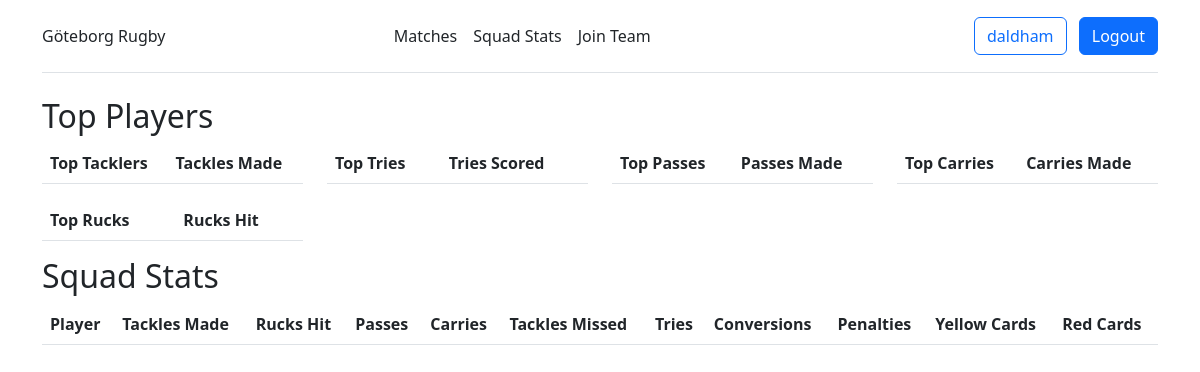
/squad/ (signed in), run on an earlier commit of the app's database.
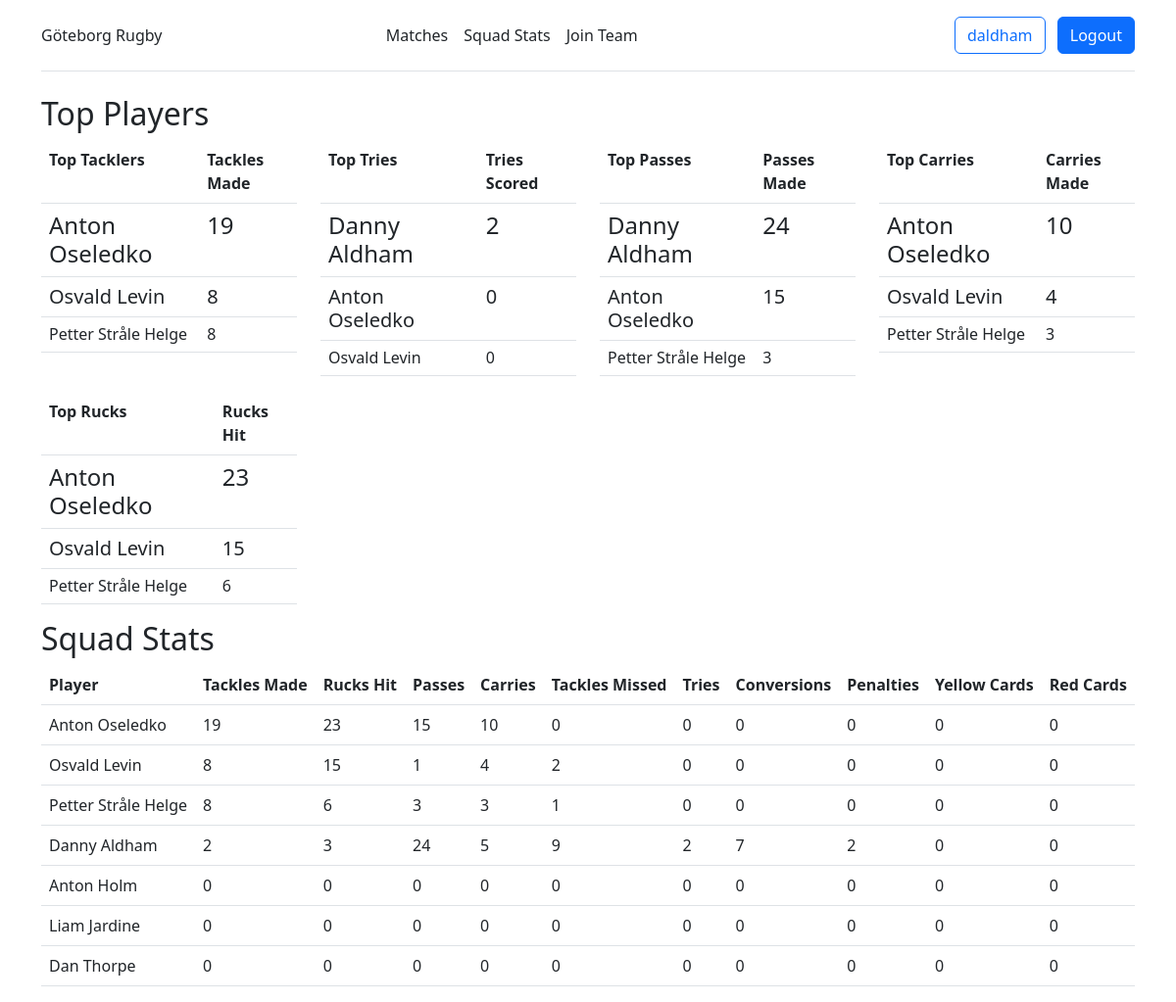
And on a later commit of the database.
### stats/models.py (models this page shows, shortened)
class Player(models.Model):
    first_name = models.CharField(max_length=30)
    last_name = models.CharField(max_length=30)
    position = models.ManyToManyField(Position)
    team = models.ForeignKey(Team, on_delete=models.CASCADE, null=True, blank=True)
    def full_name(self):
        return self.first_name + " " + self.last_name

### stats/views.py (the view)
# urls.py: path('squad/', views.squad_stats, name='squad'),
def squad_stats(request):
    user_team = request.user.team
    players = Player.objects.filter(team=user_team)
    stats = PlayerStatistic.objects.filter(player__in=players)
    squad_stats = {}
    for player in players:
        player_stats = stats.filter(player=player)
        squad_stats[player] = {
            'tackles_made': player_stats.aggregate(Sum('tackles_made'))['tackles_made__sum'] or 0,
            'rucks_hit': player_stats.aggregate(Sum('rucks_hit'))['rucks_hit__sum'] or 0,
            'passes': player_stats.aggregate(Sum('passes'))['passes__sum'] or 0,
            'carries': player_stats.aggregate(Sum('carries'))['carries__sum'] or 0,
            'tackles_missed': player_stats.aggregate(Sum('tackles_missed'))['tackles_missed__sum'] or 0,
            'tries': player_stats.aggregate(Sum('tries'))['tries__sum'] or 0,
            'conversions': player_stats.aggregate(Sum('conversions'))['conversions__sum'] or 0,
            'penalties': player_stats.aggregate(Sum('penalties'))['penalties__sum'] or 0,
            'yellow_cards': player_stats.aggregate(Sum('yellow_cards'))['yellow_cards__sum'] or 0,
            'red_cards': player_stats.aggregate(Sum('red_cards'))['red_cards__sum'] or 0,
        }
    top_tacklers = sorted(squad_stats.items(), key=lambda x: x[1]['tackles_made'], reverse=True)[:3]
    top_tries = sorted(squad_stats.items(), key=lambda x: x[1]['tries'], reverse=True)[:3]
    top_passes = sorted(squad_stats.items(), key=lambda x: x[1]['passes'], reverse=True)[:3]
    top_tacklers = sorted(squad_stats.items(), key=lambda x: x[1]['tackles_made'], reverse=True)[:3]
    top_rucks = sorted(squad_stats.items(), key=lambda x: x[1]['rucks_hit'], reverse=True)[:3]
    return render(request, 'squad_stats.html', {'squad_stats': squad_stats, 'top_tacklers': top_tacklers, 'top_tries': top_tries, 'top_passes': top_passes, 'top_rucks': top_rucks})

### stats/models.py (called while the page is built)
    @property
    def is_coach(self):
        return self.coach

### stats/templates/squad_stats.html
{% extends 'base.html' %}
{% block content %}
<div class="container">
    <h2>Top Players</h2>
    <div class="row">
        <div class="col">
            <table class="table">
                <tr>
                  <th>Top Tacklers</th>
                  <th>Tackles Made</th>
                </tr>
                {% for i in top_tacklers %}
                <tr {% if forloop.first %}class="h4"{% elif forloop.counter == 2 %}class="h5"{% else %}class="h6"{% endif %}>
                    <td>{{ i.0.full_name }}</td>
                    <td>{{ i.1.tackles_made }}</td>
                </tr>
                {% endfor %}
            </table>
        </div>
        <div class="col">
            <table class="table">
                <tr>
                  <th>Top Tries</th>
                  <th>Tries Scored</th>
                </tr>
                {% for i in top_tries %}
                <tr {% if forloop.first %}class="h4"{% elif forloop.counter == 2 %}class="h5"{% else %}class="h6"{% endif %}>
                    <td>{{ i.0.full_name }}</td>
                  <td>{{ i.1.tries }}</td>
                </tr>
                {% endfor %}
            </table>
        </div>
        <div class="col">
            <table class="table">
                <tr>
                  <th>Top Passes</th>
                  <th>Passes Made</th>
                </tr>
                {% for i in top_passes %}
                <tr {% if forloop.first %}class="h4"{% elif forloop.counter == 2 %}class="h5"{% else %}class="h6"{% endif %}>
                    <td>{{ i.0.full_name }}</td>
                  <td>{{ i.1.passes }}</td>
                </tr>
                {% endfor %}
            </table>
        </div>
        <div class="col">
            <table class="table">
                <tr>
                  <th>Top Carries</th>
                  <th>Carries Made</th>
                </tr>
                {% for i in top_tacklers %}
                <tr {% if forloop.first %}class="h4"{% elif forloop.counter == 2 %}class="h5"{% else %}class="h6"{% endif %}>
                    <td>{{ i.0.full_name }}</td>
                  <td>{{ i.1.carries }}</td>
                </tr>
                {% endfor %}
            </table>
        </div>
    </div>
    <div class="row">
        <div class="col-3">
            <table class="table">
                <tr>
                  <th>Top Rucks</th>
                  <th>Rucks Hit</th>
                </tr>
                {% for i in top_rucks %}
                <tr {% if forloop.first %}class="h4"{% elif forloop.counter == 2 %}class="h5"{% else %}class="h6"{% endif %}>
                    <td>{{ i.0.full_name }}</td>
                  <td>{{ i.1.rucks_hit }}</td>
                </tr>
                {% endfor %}
            </table>
        </div>
    </div>
    <h2>Squad Stats</h2>
    <table class="table">
        <tr>
            <th>Player</th>
            <th>Tackles Made</th>
            <th>Rucks Hit</th>
            <th>Passes</th>
            <th>Carries</th>
            <th>Tackles Missed</th>
            <th>Tries</th>
            <th>Conversions</th>
            <th>Penalties</th>
            <th>Yellow Cards</th>
            <th>Red Cards</th>
        </tr>
        {% for player, stats in squad_stats.items %}
        <tr>
            <td>{{ player.full_name }}</td>
            <td>{{ stats.tackles_made }}</td>
            <td>{{ stats.rucks_hit }}</td>
            <td>{{ stats.passes }}</td>
            <td>{{ stats.carries }}</td>
            <td>{{ stats.tackles_missed }}</td>
            <td>{{ stats.tries }}</td>
            <td>{{ stats.conversions }}</td>
            <td>{{ stats.penalties }}</td>
            <td>{{ stats.yellow_cards }}</td>
            <td>{{ stats.red_cards }}</td>
        </tr>
        {% endfor %}
    </table>
</div>
{% endblock %}

What changed in the data, as far as the page shows it:
now on this page (row edited): Player: first_name+last_name "Anton Oseledko", i "19", i "0", i "15", i "10", i "23", full_name "Anton Oseledko", tackles_made "19", rucks_hit "23", passes "15", carries "10", tackles_missed "0", tries "0", conversions "0", penalties "0", yellow_cards "0", red_cards "0"
now on this page (row edited): Player: first_name+last_name "Osvald Levin", i "8", i "0", i "4", i "15", full_name "Osvald Levin", tackles_made "8", rucks_hit "15", passes "1", carries "4", tackles_missed "2", tries "0", conversions "0", penalties "0", yellow_cards "0", red_cards "0"
now on this page (row edited): Player: first_name+last_name "Petter Stråle Helge", i "8", id "3", i "6", full_name "Petter Stråle Helge", tackles_made "8", rucks_hit "6", passes "3", carries "3", tackles_missed "1", tries "0", conversions "0", penalties "0", yellow_cards "0", red_cards "0"
now on this page (row edited): Player: first_name+last_name "Danny Aldham", i "2", i "24", full_name "Danny Aldham", tackles_made "2", rucks_hit "3", passes "24", carries "5", tackles_missed "9", tries "2", conversions "7", penalties "2", yellow_cards "0", red_cards "0"
now on this page (row edited): Player: full_name "Anton Holm", tackles_made "0", rucks_hit "0", passes "0", carries "0", tackles_missed "0", tries "0", conversions "0", penalties "0", yellow_cards "0", red_cards "0", shown under "Squad Stats"
now on this page (row edited): Player: full_name "Liam Jardine", tackles_made "0", rucks_hit "0", passes "0", carries "0", tackles_missed "0", tries "0", conversions "0", penalties "0", yellow_cards "0", red_cards "0", shown under "Squad Stats"
now on this page (row edited): Player: full_name "Dan Thorpe", tackles_made "0", rucks_hit "0", passes "0", carries "0", tackles_missed "0", tries "0", conversions "0", penalties "0", yellow_cards "0", red_cards "0", shown under "Squad Stats"
